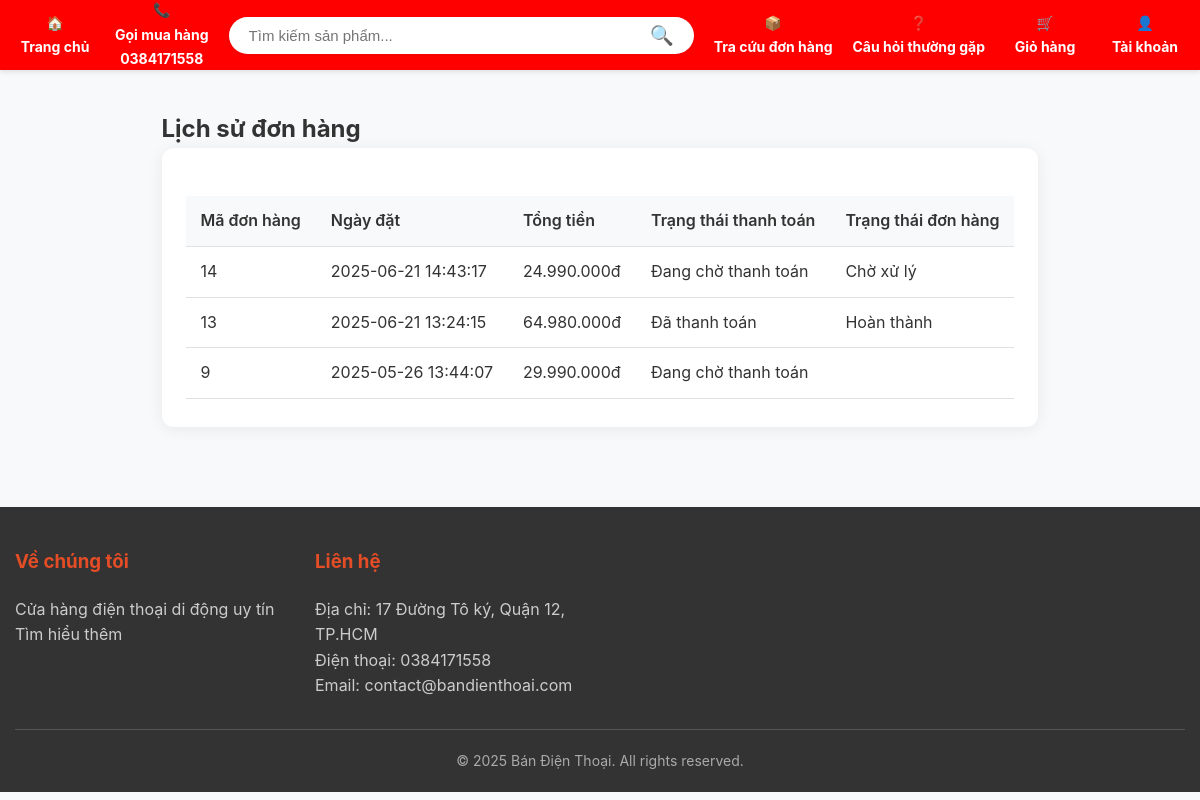
/orders.php (signed in), run on the app's committed database.
### tables this page shows
CREATE TABLE `settings` (
  `id` int(11) NOT NULL,
  `key_name` varchar(100) NOT NULL,
  `value` text DEFAULT NULL,
  `created_at` timestamp NOT NULL DEFAULT current_timestamp(),
  `updated_at` timestamp NOT NULL DEFAULT current_timestamp() ON UPDATE current_timestamp()
);

CREATE TABLE `orders` (
  `id` int(11) NOT NULL,
  `user_id` int(11) NOT NULL,
  `total_price` decimal(10,2) NOT NULL,
  `status` enum('pending','processing','shipped','completed','cancelled') DEFAULT 'pending',
  `user_confirmed_at` datetime DEFAULT NULL,
  `shipping_address` text NOT NULL,
  `shipping_phone` varchar(20) NOT NULL,
  `shipping_name` varchar(100) NOT NULL,
  `shipping_email` varchar(100) DEFAULT NULL,
  `payment_method` enum('cod','banking','momo','zalopay') NOT NULL,
  `payment_status` enum('pending','paid','failed') DEFAULT 'pending',
  `order_status` varchar(50) DEFAULT 'pending',
  `note` text DEFAULT NULL,
  `created_at` timestamp NOT NULL DEFAULT current_timestamp(),
  `updated_at` timestamp NOT NULL DEFAULT current_timestamp() ON UPDATE current_timestamp(),
  `notes` text DEFAULT NULL
);

### includes/functions.php (called while the page is built, shortened)
<?php
function isLoggedIn() {
    return isset($_SESSION['user_id']);
}
function formatPrice($price) {
    return number_format($price, 0, ',', '.') . 'đ';
}
function getSetting($key) {
    global $conn;
    $stmt = mysqli_prepare($conn, "SELECT value FROM settings WHERE key_name = ?");
    mysqli_stmt_bind_param($stmt, 's', $key);
    mysqli_stmt_execute($stmt);
    $result = mysqli_stmt_get_result($stmt);
    $setting = mysqli_fetch_assoc($result);
    return $setting['value'] ?? null;
}
?>

### orders.php (the view, shortened to what this page needs)
<?php
require_once 'config/database.php';
require_once 'includes/functions.php';
require_once 'includes/header.php';
$user_id = $_SESSION['user_id'];
$stmt = $conn->prepare("SELECT * FROM orders WHERE user_id = ? ORDER BY created_at DESC");
$stmt->bind_param('i', $user_id);
$stmt->execute();
$result = $stmt->get_result();
$orders = $result->fetch_all(MYSQLI_ASSOC);
$payment_status_vietnamese = [
    'pending' => 'Đang chờ thanh toán',
    'paid' => 'Đã thanh toán',
    'failed' => 'Thanh toán thất bại'
];
$order_status_vietnamese = [
    'pending' => 'Chờ xử lý',
    'processing' => 'Đang xử lý',
    'shipped' => 'Đã gửi hàng',
    'delivered' => 'Đã giao hàng',
    'cancelled' => 'Đã hủy',
    'returned' => 'Đã trả hàng',
    'completed' => 'Hoàn thành',
];
?>
<div class="container" style="margin: 40px auto; max-width: 1000px;">
    <h2>Lịch sử đơn hàng</h2>
    <div class="orders-history-container" style="background:#fff;padding:28px 24px;border-radius:12px;box-shadow:0 2px 16px rgba(0,0,0,0.07);">
        <?php if (empty($orders)): ?>
            <p style="text-align: center;">Bạn chưa có đơn hàng nào.</p>
        <?php else: ?>
            <table class="table">
                <thead>
                    <tr>
                        <th>Mã đơn hàng</th>
                        <th>Ngày đặt</th>
                        <th>Tổng tiền</th>
                        <th>Trạng thái thanh toán</th>
                        <th>Trạng thái đơn hàng</th>
                    </tr>
                </thead>
                <tbody>
                    <?php foreach ($orders as $order): ?>
                        <tr>
                            <td><?php echo htmlspecialchars($order['id']); ?></td>
                            <td><?php echo htmlspecialchars($order['created_at']); ?></td>
                            <td><?php echo formatPrice($order['total_price']); ?></td>
                            <td><?php echo htmlspecialchars($payment_status_vietnamese[$order['payment_status']] ?? $order['payment_status']); ?></td>
                            <td><?php echo htmlspecialchars($order_status_vietnamese[$order['status']] ?? $order['status']); ?></td>
                        </tr>
                    <?php endforeach; ?>
                </tbody>
            </table>
        <?php endif; ?>
    </div>
</div>
<?php require_once 'includes/footer.php'; ?>

### includes/header.php (shortened to what this page needs)
<?php
$base_dir = __DIR__ . '/../';
require_once $base_dir . 'config/database.php';
require_once $base_dir . 'includes/functions.php';
?>
<!DOCTYPE html>
<html lang="vi">
<head>
    <link rel="stylesheet" href="css/style.css">
</head>
<body>
    <header>
        <div class="header-main-bar">
            <div class="header-content">
                <div class="header-icon-link">
                    <a href="index.php">
                        🏠
                        <span>Trang chủ</span>
                    </a>
                </div>
                 <div class="header-icon-link">
                    <a href="https://zalo.me/<?php echo preg_replace('/[^0-9]/', '', getSetting('site_phone')); ?>" target="_blank">
                        📞
                        <span>Gọi mua hàng</span>
                        <span><?php echo getSetting('site_phone'); ?></span>
                    </a>
                </div>
                <div class="search-bar">
                    <form action="index.php" method="GET">
                        <input type="text" name="search" placeholder="Tìm kiếm sản phẩm..." value="<?php echo htmlspecialchars($search ?? ''); ?>">
                        <button type="submit">🔍</button>
                    </form>
                </div>
                 <div class="header-icon-link">
                    <a href="orders.php">
                        📦
                        <span>Tra cứu đơn hàng</span>
                    </a>
                </div>
                 <div class="header-icon-link">
                    <a href="faq.php">
                        ❓
                        <span>Câu hỏi thường gặp</span>
                    </a>
                </div>
                 <div class="cart">
                     <a href="cart.php" class="cart-link">
                         🛒
                         <span>Giỏ hàng</span>
                     </a>
                 </div>
                <div class="header-icon-link user-account dropdown">
                     <?php if (isLoggedIn()): ?>
                        <a href="#" class="dropdown-toggle">
                            👤
                            <span>Tài khoản</span>
                        </a>
                     <?php endif; ?>
                </div>
            </div>
        </div>
    </header>
</body>
</html>

### includes/footer.php (shortened to what this page needs)
    <footer>
        <div class="container">
            <div class="footer-content">
                <div class="footer-section">
                    <h3>Về chúng tôi</h3>
                    <p><?php echo getSetting('site_description'); ?></p>
                    <p><a href="about.php" style="color: inherit; text-decoration: none;">Tìm hiểu thêm</a></p>
                </div>
                <div class="footer-section">
                    <h3>Liên hệ</h3>
                    <p>Địa chỉ: <?php echo getSetting('site_address'); ?></p>
                    <p>Điện thoại: <?php echo getSetting('site_phone'); ?></p>
                    <p>Email: <?php echo getSetting('site_email'); ?></p>
                </div>
            </div>
            <div class="footer-bottom">
                <p>&copy; <?php echo date('Y'); ?> <?php echo getSetting('site_name'); ?>. All rights reserved.</p>
            </div>
        </div>
    </footer>
</body>
</html>

### css/style.css (style rules this page uses)
* { margin: 0; padding: 0; box-sizing: border-box; }
html { overflow-x: hidden; scroll-behavior: smooth; }
body { font-family: -apple-system, BlinkMacSystemFont, "Segoe UI", Roboto, Helvetica, Arial, sans-serif, "Apple Color Emoji", "Segoe UI Emoji", "Segoe UI Symbol"; line-height: 1.6; color: #333; background-color: #f8f9fa; display: flex; flex-direction: column; min-height: 100vh; }
.container { max-width: 1200px; margin: 0 auto; padding: 0 15px; }
header { background: #ff0000; color: #fff; box-shadow: 0 2px 5px rgba(0, 0, 0, 0.1); z-index: 1000; padding: 0 15px; width: 100%; }
.header-content { max-width: 1400px; margin: 0 auto; display: flex; align-items: center; justify-content: space-between; height: 70px; gap: 20px; }
.header-icon-link, .cart, .user-account { display: flex; flex-direction: column; align-items: center; gap: 4px; text-align: center; min-width: 80px; flex-shrink: 0; }
.header-icon-link a, .cart a, .user-account .dropdown-toggle { color: #fff; text-decoration: none; font-weight: bold; font-size: 14px; display: flex; flex-direction: column; align-items: center; gap: 2px; }
.cart { position: relative; }
.search-bar { flex-grow: 1; max-width: 500px; background-color: #fff; border-radius: 50px; display: flex; overflow: hidden; box-shadow: 0 1px 4px rgba(0,0,0,0.08); }
.search-bar form { display: flex; flex-grow: 1; }
.search-bar input[type="text"] { flex-grow: 1; border: none; padding: 10px 20px; font-size: 15px; outline: none; color: #333; background-color: transparent; }
.search-bar button { background: transparent; border: none; padding: 0 20px; font-size: 1.2rem; cursor: pointer; color: #555; transition: color 0.2s; }
.dropdown { position: relative; padding-bottom: 10px; margin-bottom: -10px; }
footer { background: #333; color: #fff; padding: 40px 0 20px; margin-top: 40px; }
.footer-content { display: grid; grid-template-columns: repeat(auto-fill, minmax(250px, 1fr)); gap: 30px; margin-bottom: 30px; }
.footer-section h3 { margin-bottom: 20px; color: #e44d26; }
.footer-section p, .footer-section a { color: #ccc; text-decoration: none; transition: color 0.2s; }
.footer-bottom { text-align: center; padding-top: 20px; border-top: 1px solid #555; font-size: 14px; color: #aaa; }
.orders-history-container .table { width: 100%; border-collapse: collapse; margin-top: 20px; }
.orders-history-container .table th, .orders-history-container .table td { padding: 12px 15px; border-bottom: 1px solid #e0e0e0; text-align: left; white-space: nowrap; }
.orders-history-container .table th { background-color: #f8f9fa; font-weight: 600; }

### data on the page
settings: value "0384171558"
orders: id "14", created_at "2025-06-21 14:43:17", total_price "24.990.000đ", payment_status "Đang chờ thanh toán", status "Chờ xử lý"
orders: id "13", created_at "2025-06-21 13:24:15", total_price "64.980.000đ", payment_status "Đã thanh toán", status "Hoàn thành"
orders: id "9", created_at "2025-05-26 13:44:07", total_price "29.990.000đ", payment_status "Đang chờ thanh toán"
settings: value "Cửa hàng điện thoại di động uy tín"
settings: value "17 Đường Tô ký, Quận 12, TP.HCM"
settings: value "contact@bandienthoai.com"
settings: value "Bán Điện Thoại"
